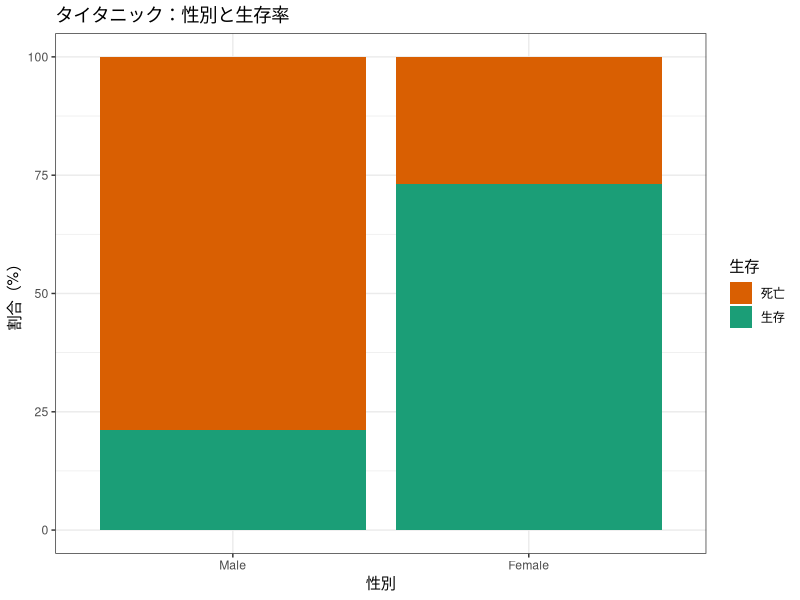

Write R code to recreate this figure.
## ---- chunk 1
knitr::opts_chunk$set(echo = TRUE, warning = FALSE, message = FALSE,
                      fig.width = 7, fig.height = 4)
library(tidyverse)

# 図の日本語が文字化けしないようにする（ragg があるときだけ有効にする）
if (requireNamespace("ragg", quietly = TRUE)) {
  knitr::opts_chunk$set(dev = "ragg_png")
}
## ---- chunk 2
library(tidyverse)
## ---- chunk 3
# R組み込みの Titanic データ
# データフレーム形式に変換
titanic <- as.data.frame(Titanic)
head(titanic)
## ---- chunk 4
# 性別と生存の2×2分割表を作る
titanic_summary <- titanic |>
  group_by(Sex, Survived) |>
  summarise(Freq = sum(Freq), .groups = "drop")

titanic_summary
## ---- chunk 5
# クロス集計表の形式で表示
xtabs(Freq ~ Sex + Survived, data = titanic_summary)
## ---- chunk 6
small <- matrix(c(16, 4, 10, 10), nrow = 2, byrow = TRUE,
                dimnames = list(c("A群", "B群"), c("はい", "いいえ")))
small
## ---- chunk 7
# 行ごとの割合
round(prop.table(small, margin = 1) * 100, 1)
## ---- chunk 8
large <- small * 5
large
## ---- chunk 9
# 割合はまったく同じ
round(prop.table(large, margin = 1) * 100, 1)
## ---- chunk 10
c(小さい表 = chisq.test(small)$p.value,
  大きい表 = chisq.test(large)$p.value)
## ---- chunk 11
# クロス集計表の作成
tab <- xtabs(Freq ~ Sex + Survived, data = titanic_summary)
tab
## ---- chunk 12
# カイ二乗検定
chisq.test(tab)
## ---- chunk 13
sparse <- matrix(c(8, 2, 3, 7), nrow = 2, byrow = TRUE,
                 dimnames = list(c("A群", "B群"), c("はい", "いいえ")))
chisq.test(sparse)
## ---- chunk 14
chisq.test(sparse)$expected
## ---- chunk 15
fisher.test(sparse)
## ---- chunk 16
# 等級（Class）と生存の関係：4×2 の表
tab_class <- xtabs(Freq ~ Class + Survived, data = titanic)
tab_class
## ---- chunk 17
chisq.test(tab_class)
## ---- chunk 18
# 調整済み残差：絶対値が 2 を超えるセルが「効いている」
round(chisq.test(tab_class)$stdres, 2)
## ---- chunk 19
# 効果量の計算（手動）
# 効果量は「関連の強さ」なので，連続性補正を外した χ² を使います
chi2 <- unname(chisq.test(tab, correct = FALSE)$statistic)   # unname() で「X-squared」という名前を外す
n    <- sum(tab)
k    <- min(nrow(tab), ncol(tab))
V    <- sqrt(chi2 / (n * (k - 1)))
round(V, 3)
## ---- chunk 20
titanic_pct <- titanic_summary |>
  group_by(Sex) |>
  mutate(pct = Freq / sum(Freq) * 100)

ggplot(titanic_pct, aes(x = Sex, y = pct, fill = Survived)) +
  geom_col() +
  scale_fill_manual(values = c("No" = "#D95F02", "Yes" = "#1B9E77"),
                    labels = c("No" = "死亡", "Yes" = "生存")) +
  labs(title = "タイタニック：性別と生存率",
       x = "性別", y = "割合（%）", fill = "生存") +
  theme_bw()
